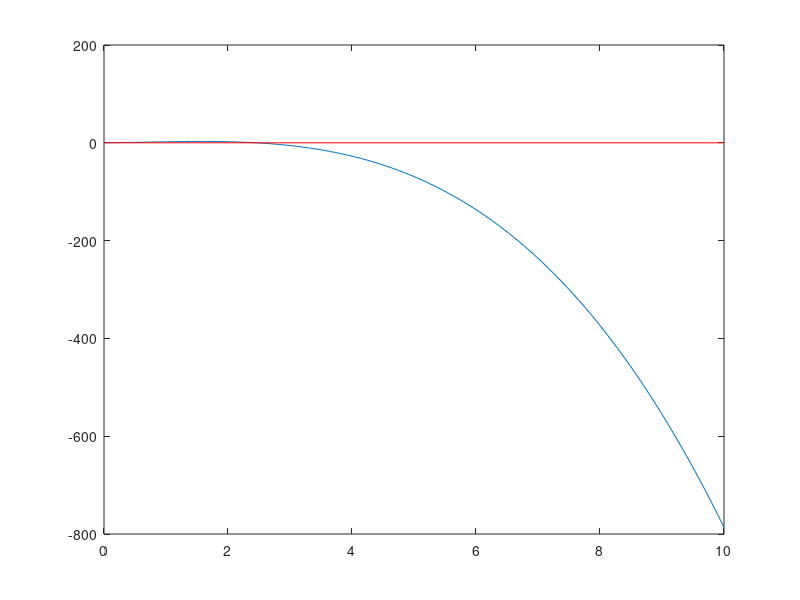

Write the MATLAB code that produced this figure. (Note: this script raises an error after producing the figure.)
%% Phase diagrams OV module

% Initialization and Data Loading
clear all
close all

% Load the optimization parameters
load('K_opt_Tonly.mat')  % Optimized K values
load('Extended_Burst_size_analysis/alfabetagamma_opt_OV0008_c25_Y1.mat', 'alfa_opt', 'beta_opt', 'gamma_opt')  % Parameters for Y1
alfa_0008_25_Y1 = alfa_opt;
beta_0008_25_Y1 = beta_opt;
gamma_0008_25_Y1 = gamma_opt;

load('Extended_Burst_size_analysis/alfabetagamma_opt_OV0008_c25_Y2.mat', 'alfa_opt', 'beta_opt', 'gamma_opt')  % Parameters for Y2
alfa_0008_25_Y2 = alfa_opt;
beta_0008_25_Y2 = beta_opt;
gamma_0008_25_Y2 = gamma_opt;

load('Extended_Burst_size_analysis/alfabetagamma_opt_OV0008_c25_Y3.mat', 'alfa_opt', 'beta_opt', 'gamma_opt')  % Parameters for Y3
alfa_0008_25_Y3 = alfa_opt;
beta_0008_25_Y3 = beta_opt;
gamma_0008_25_Y3 = gamma_opt;

% Averaging the parameters across all three conditions (Y1, Y2, Y3)
alfa = mean([alfa_0008_25_Y1, alfa_0008_25_Y2, alfa_0008_25_Y3]);
beta = mean([beta_0008_25_Y1, beta_0008_25_Y2, beta_0008_25_Y3]);
gamma = mean([gamma_0008_25_Y1, gamma_0008_25_Y2, gamma_0008_25_Y3]);

% Additional parameters
b = 25;  % Constant for the virus dynamics
omega = 0.025;  % Constant for the virus decay rate
K = K_opt;  % Load K optimization

% Load time data for the system
T_point = load('Data/Data_extract_041122/Time_OV03.txt');  % Time points in hours

%% Derived Parameters
D = gamma / alfa;  % Derived parameter D
E = 3;  % E parameter: set to 3 for this case
F = omega / alfa;  % Derived parameter F

% Output the derived parameters to verify
disp(D * F)
disp(E)

%% Function \mathcal{H} for further analysis
% Function to derive the Hcal curve
E_vec = linspace(0, 10, 100);  % Vector for E values

% Define the mathematical expression for Hcal
Hcal = -E_vec.^3 + E_vec.^2 .* ((F + D).^2 + D .* (F + 1)) + F .* E_vec .* ((F + D).^2 + D .* (F + 1)) + F^3 .* D;

% Plot Hcal as a function of E_vec
figure(2)
plot(E_vec, Hcal, [0 10], [0 0], 'r')  % Plot Hcal curve with reference line at y=0

%% Simulation with ODEs (Trajectory Plots in Phase Space)
tspan = T_point;  % Define time span

% Initial conditions for various cases (T_0, I_0, V_0)
T_0 = linspace(0, 1, 5);
I_0 = linspace(0, 1, 5);
V_0 = linspace(0, 1, 5);

% Loop through initial conditions and solve ODEs for each case
for i = 1:length(I_0)
    for j = 1:length(V_0)
        % Initial state vector
        y0 = [T_0(end); I_0(i); V_0(j)];
        
        % Solve ODE using ode45 with specified options
        options = odeset('reltol', 1e-8, 'abstol', [1e-8, 1e-8]);
        [t, y] = ode45(@(t, y) Ov(t, y, [D, E, F]), [], y0, options);
        
        % Plot phase space trajectory (T vs I vs V)
        figure(1)
        plot3(y(:, 1), y(:, 2), y(:, 3), 'k');  % Phase space trajectory in 3D
        hold on
    end
end

% Repeat the process for other initial conditions
for i = 1:length(I_0)
    for j = 1:length(V_0)
        y0 = [T_0(1); I_0(i); V_0(j)];
        options = odeset('reltol', 1e-8, 'abstol', [1e-8, 1e-8]);
        [t, y] = ode45(@(t, y) Ov(t, y, [D, E, F]), tspan, y0, options);
        figure(1)
        plot3(y(:, 1), y(:, 2), y(:, 3), 'k');  % Phase space trajectory
        hold on
    end
end

% Further simulations with different initial conditions for T_0, I_0, V_0
for i = 1:length(T_0)
    for j = 1:length(I_0)
        y0 = [T_0(i); I_0(j); V_0(end)];
        options = odeset('reltol', 1e-8, 'abstol', [1e-8, 1e-8]);
        [t, y] = ode45(@(t, y) Ov(t, y, [D, E, F]), tspan, y0, options);
        figure(1)
        plot3(y(:, 1), y(:, 2), y(:, 3), 'k');  % Phase space trajectory
        hold on
    end
end

% More simulations with initial conditions for V_0(1) and V_0(end)
for i = 1:length(T_0)
    for j = 1:length(I_0)
        y0 = [T_0(i); I_0(end); V_0(j)];
        options = odeset('reltol', 1e-8, 'abstol', [1e-8, 1e-8]);
        [t, y] = ode45(@(t, y) Ov(t, y, [D, E, F]), tspan, y0, options);
        figure(1)
        plot3(y(30:end, 1), y(30:end, 2), y(30:end, 3), 'k');  % Plot phase trajectory from t=30 onwards
        hold on
    end
end

%% Mark Specific Points in Phase Space
% Marking equilibrium points in the phase space trajectory
E1_x = 0;
E1_y = 0;
E1_z = 0;
E2_x = 1;
E2_y = 0;
E2_z = 0;
E3_x = D * F / E;
E3_y = F / E * (E - D * F) / (E + F);
E3_z = (E - D * F) / (E + F);

% Plot these points on the trajectory plot
figure(1)
plot3(E1_x, E1_y, E1_z, 'r*', E2_x, E2_y, E2_z, 'r*', E3_x, E3_y, E3_z, 'r*', 'MarkerSize', 10, 'LineWidth', 1.5)

% Customize the plot
xlabel('$Y_1(t)$', 'Interpreter', 'latex', 'FontSize', 15)
ylabel('$Y_2(t)$', 'Interpreter', 'latex', 'FontSize', 15)
zlabel('$Y_3(t)$', 'Interpreter', 'latex', 'FontSize', 15)
axis square

%% ODE System Definition
% Define the system of ODEs for the model
function [dydt] = Ov(t, y, par)
    % Parameters for the system
    D = par(1);  % Parameter D
    E = par(2);  % Parameter E
    F = par(3);  % Parameter F

    % State variables
    T = y(1);  % Tumor cells
    I = y(2);  % Infected cells
    V = y(3);  % Virus concentration

    % Define the differential equations for the system
    dTdt = T * (1 - T - I) - T * V;  % Tumor growth and interaction with virus
    dIdt = T * V - D * I;  % Infected cell dynamics
    dVdt = E * I - F * V;  % Virus dynamics

    % Return the derivatives as a column vector
    dydt = [dTdt; dIdt; dVdt];
end